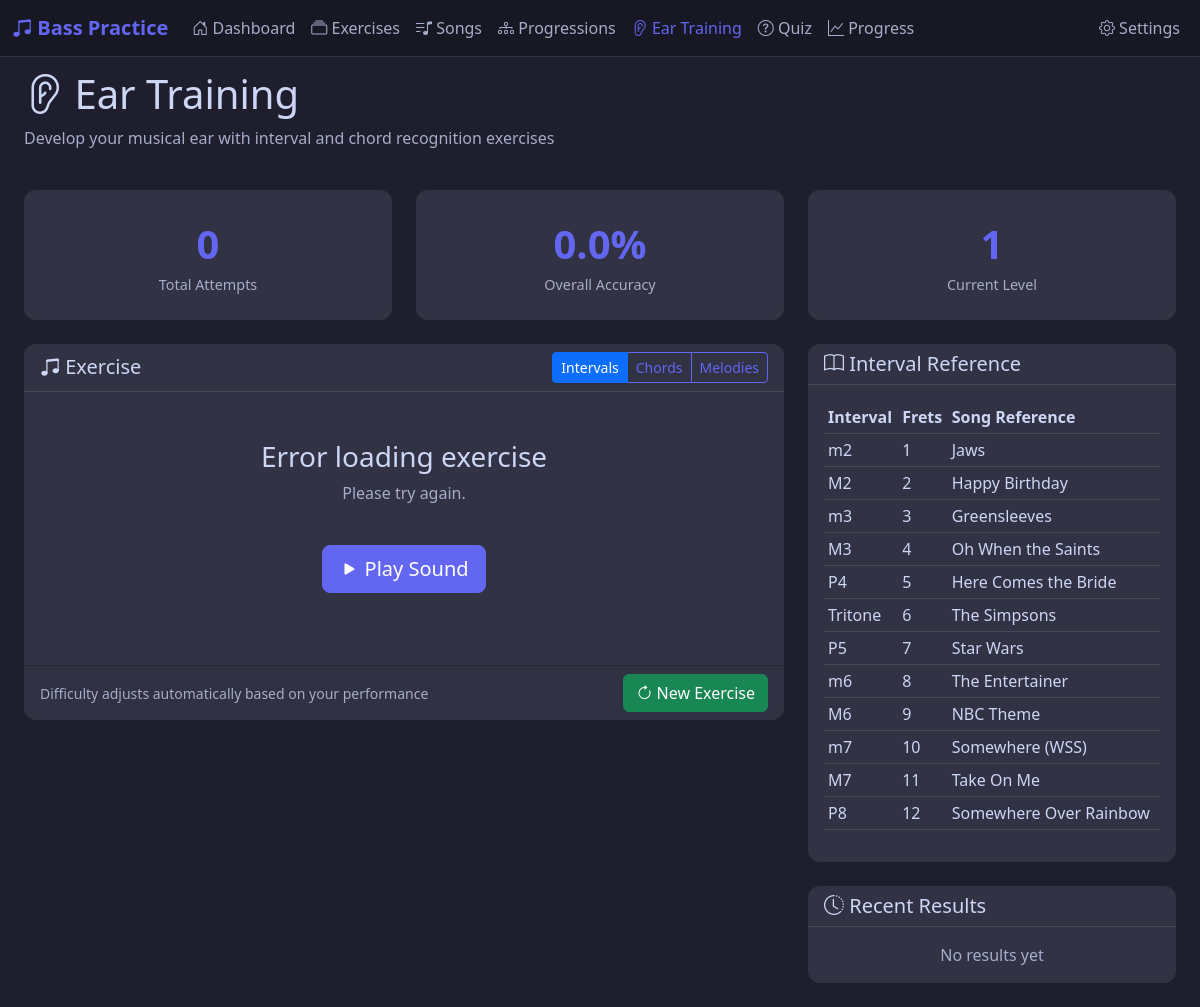
/ear-training, run on an earlier commit of the app's database.
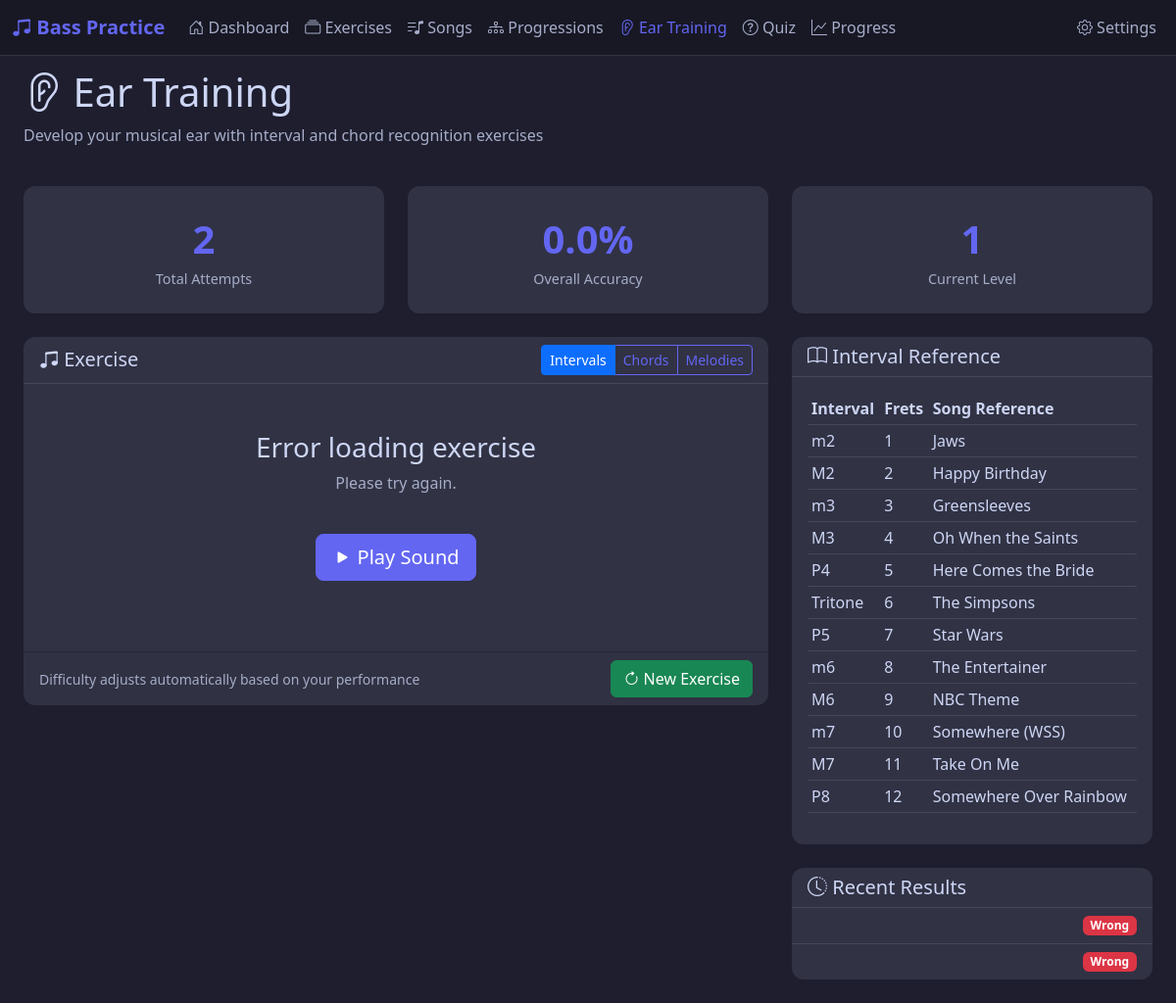
And on a later commit of the database.
### app/models.py (models this page shows, shortened)
class EarTrainingResult(db.Model):
    __tablename__ = 'ear_training_results'
    id = db.Column(db.Integer, primary_key=True)
    exercise_id = db.Column(db.Integer, db.ForeignKey('ear_training_exercises.id'), nullable=False)
    user_answer = db.Column(db.Text)
    correct = db.Column(db.Boolean)
    response_time_ms = db.Column(db.Integer)
    practiced_at = db.Column(db.DateTime, default=datetime.utcnow)

### app/routes.py (the view)
@main_bp.route('/ear-training')
def ear_training():
    exercise_type = request.args.get('type', 'interval')
    total_attempts = EarTrainingResult.query.filter_by(exercise_id=0).count()
    correct_attempts = EarTrainingResult.query.filter_by(exercise_id=0, correct=True).count()
    accuracy = (correct_attempts / total_attempts * 100) if total_attempts > 0 else 0
    recent_results = EarTrainingResult.query.filter_by(exercise_id=0).order_by(
        EarTrainingResult.practiced_at.desc()
    ).limit(10).all()
    return render_template('ear_training.html',
        exercise_type=exercise_type,
        total_attempts=total_attempts,
        accuracy=accuracy,
        recent_results=recent_results
    )

### app/templates/ear_training.html (shortened to what the changed rows need)
{% extends "base.html" %}
{% block content %}
<div class="container-fluid px-4">
    <div class="row mb-4">
        <div class="col-12">
            <h1><i class="bi bi-ear"></i> Ear Training</h1>
        </div>
    </div>
    <div class="row mb-4">
        <div class="col-md-4">
            <div class="card stat-card">
                <div class="stat-value">{{ total_attempts }}</div>
                <div class="stat-label">Total Attempts</div>
            </div>
        </div>
    </div>
    <div class="row">
        <div class="col-lg-4 mb-4">
            <div class="card mb-4">
                <div class="card-body">
                    <table class="table table-dark table-sm">
                        <thead>
                            <tr>
                                <th>Interval</th>
                                <th>Frets</th>
                                <th>Song Reference</th>
                            </tr>
                        </thead>
                    </table>
                </div>
            </div>
            <div class="card">
                <div class="card-body p-0">
                    {% if recent_results %}
                        <ul class="list-group list-group-flush">
                            {% for result in recent_results %}
                                <li class="list-group-item bg-transparent d-flex justify-content-between">
                                    <span class="badge {% if result.correct %}bg-success{% else %}bg-danger{% endif %}">
                                        {{ 'Correct' if result.correct else 'Wrong' }}
                                    </span>
                                </li>
                            {% endfor %}
                        </ul>
                    {% else %}
                        <p class="text-center text-secondary py-3 mb-0">No results yet</p>
                    {% endif %}
                </div>
            </div>
        </div>
    </div>
</div>
{% endblock %}

What changed in the data, as far as the page shows it:
added EarTrainingResult: correct "Wrong"
added EarTrainingResult: correct "Wrong"
Also different on the page:
{{ total_attempts }}: "0" → "2"
text no longer shown: "No results yet"
